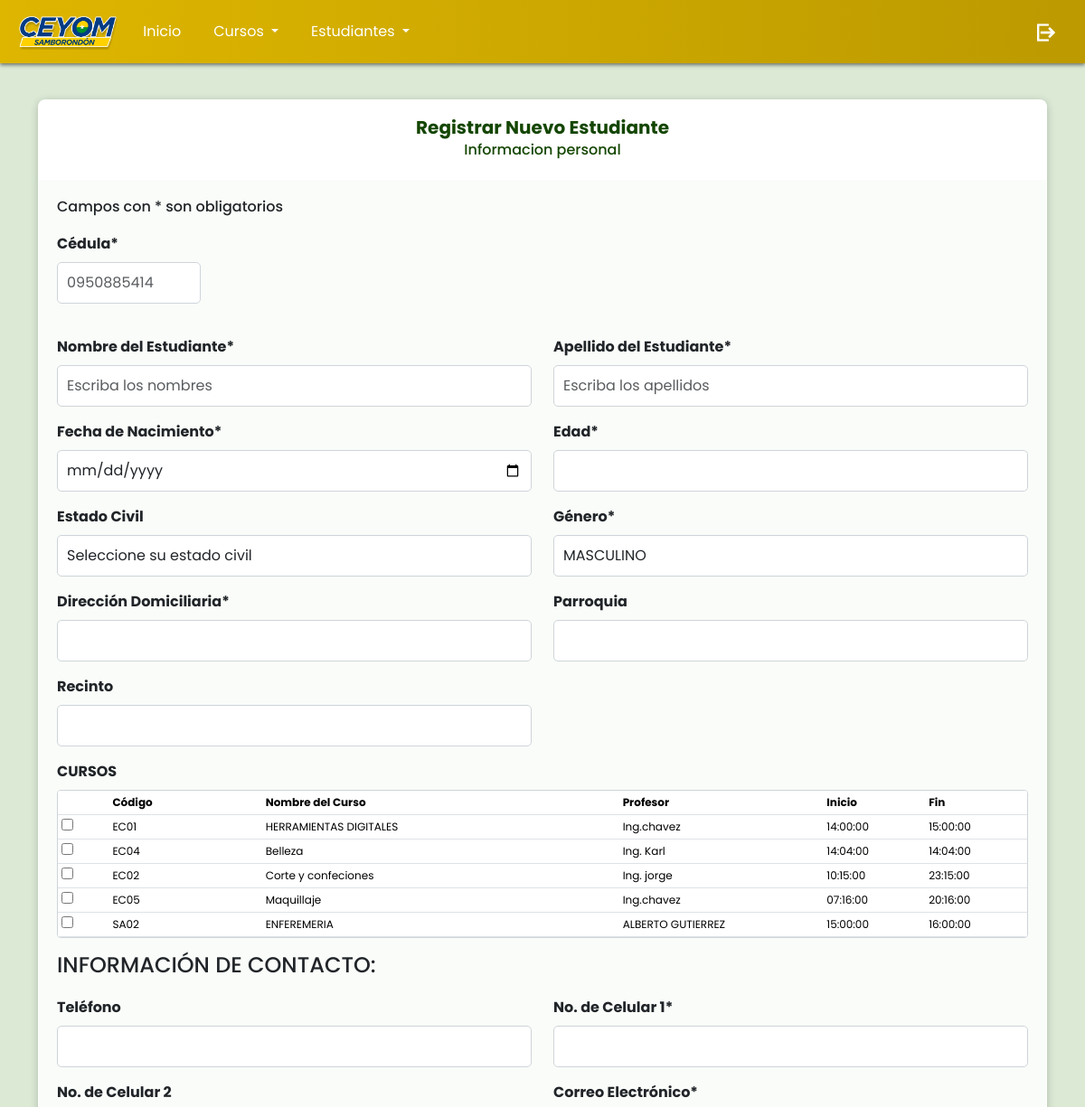
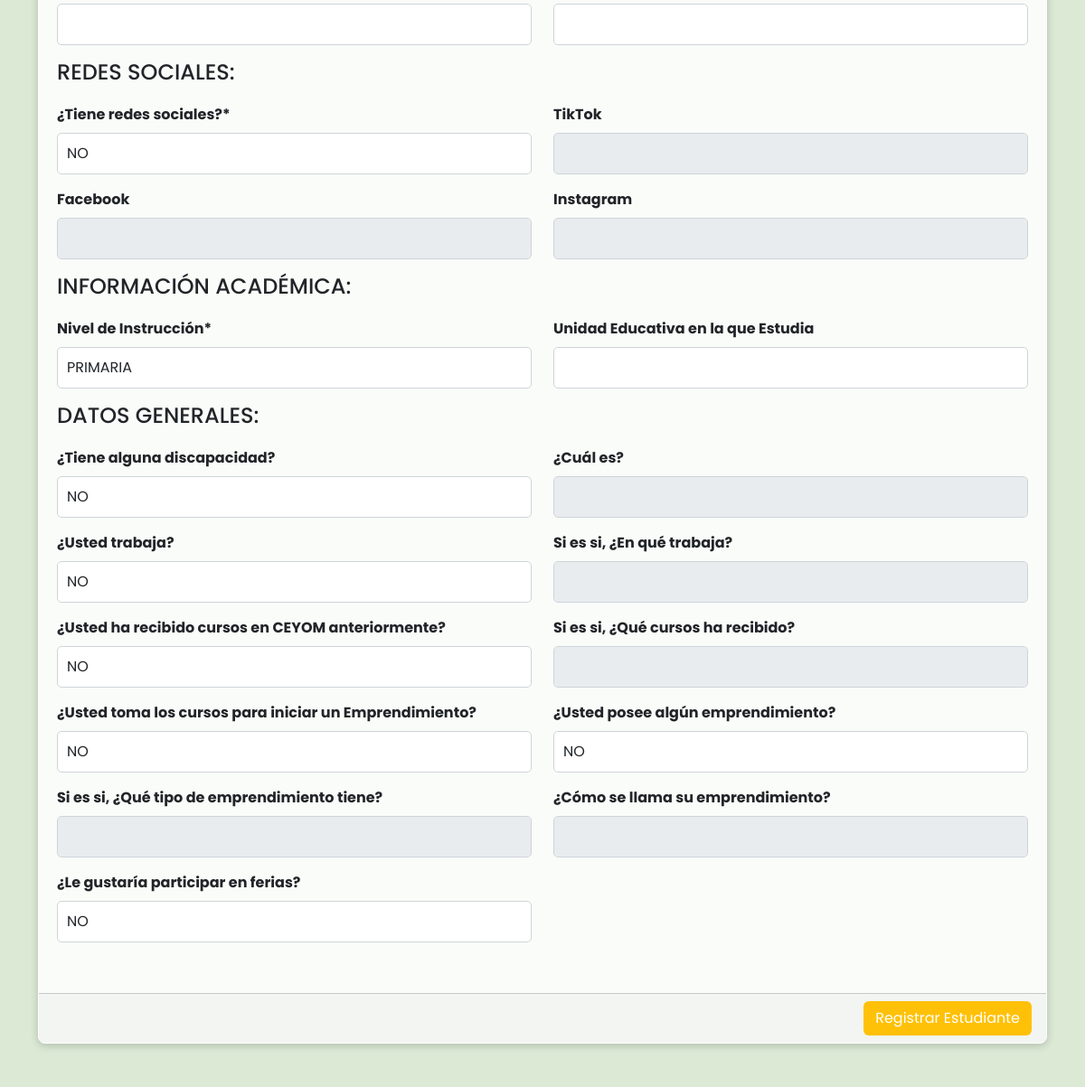
/app/secciones/reg_estudiante.php, run on the app's committed database (2 pictures, top to bottom).
### tables this page shows
CREATE TABLE `cursos` (
  `id` int(255) NOT NULL,
  `codigo_curso` varchar(255) NOT NULL,
  `nombre_curso` varchar(255) NOT NULL,
  `ciclo_curso` varchar(255) NOT NULL,
  `jornada_curso` varchar(255) NOT NULL,
  `hora_inicio` time NOT NULL,
  `hora_fin` time NOT NULL,
  `profesor_curso` varchar(255) NOT NULL,
  `sede_curso` varchar(255) NOT NULL
);

### app/secciones/reg_estudiante.php (the view, shortened to what the rows shown need)
<?php include('../templates/cabecera.php'); ?>
<?php include('../secciones/alumnos.php'); ?>
<link rel="stylesheet" href="../cursos.css">
<div class="row">
    <div class="col-12">
        <div class="row">
            <div class="col-md-12">
                <form action="" method="post">
                    <div class="card">
                        <div class="card-body">
                            <div class="row">
                                <div class="col-md-12 mb-3">
                                    <div style="border: 1px solid #ced4da; border-radius: .25rem; overflow-y: auto; max-height: 300px; padding: 0; width: 100%;">
                                        <table class="table table-hover table-sm mb-0" style="font-size: 0.75rem; table-layout: fixed; width: 100%;">
                                            <thead>
                                                <tr>
                                                    <th style="width: 5%;"></th>
                                                    <th style="width: 15%;">Código</th>
                                                    <th style="width: 35%;">Nombre del Curso</th>
                                                    <th style="width: 20%;">Profesor</th>
                                                    <th style="width: 10%;">Inicio</th>
                                                    <th style="width: 10%;">Fin</th>
                                                </tr>
                                            </thead>
                                            <tbody>
                                                <?php foreach ($cursos as $curso) { ?>
                                                    <tr>
                                                        <td><input type="checkbox" name="cursos[]" value="<?php echo $curso['id']; ?>"></td>
                                                        <td><?php echo $curso['codigo_curso']; ?></td>
                                                        <td><?php echo $curso['nombre_curso']; ?></td>
                                                        <td><?php echo $curso['profesor_curso']; ?></td>
                                                        <td><?php echo $curso['hora_inicio']; ?></td>
                                                        <td><?php echo $curso['hora_fin']; ?></td>
                                                    </tr>
                                                <?php } ?>
                                            </tbody>
                                        </table>
                                    </div>
                                </div>
                            </div>
                        </div>
                    </div>
                </form>
                <br>
                <br>
            </div>
        </div>
    </div>
</div>
<?php include('../templates/pie.php'); ?>

### data on the page
cursos: codigo_curso "EC01", nombre_curso "HERRAMIENTAS DIGITALES", profesor_curso "Ing.chavez", hora_inicio "14:00:00", hora_fin "15:00:00"
cursos: codigo_curso "EC04", nombre_curso "Belleza", profesor_curso "Ing. Karl", hora_inicio "14:04:00", hora_fin "14:04:00"
cursos: codigo_curso "EC02", nombre_curso "Corte y confeciones", profesor_curso "Ing. jorge", hora_inicio "10:15:00", hora_fin "23:15:00"
cursos: codigo_curso "EC05", nombre_curso "Maquillaje", profesor_curso "Ing.chavez", hora_inicio "07:16:00", hora_fin "20:16:00"
cursos: codigo_curso "SA02", nombre_curso "ENFEREMERIA", profesor_curso "ALBERTO GUTIERREZ", hora_inicio "15:00:00", hora_fin "16:00:00"
